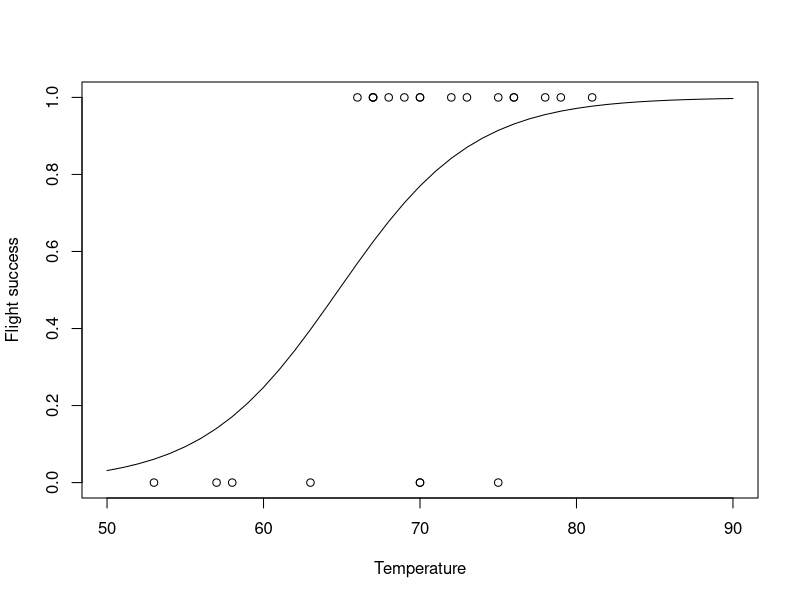
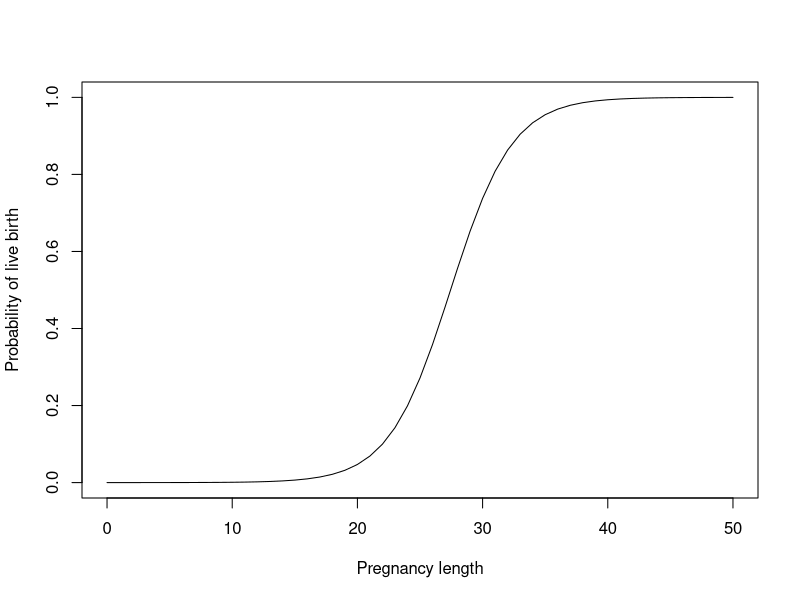
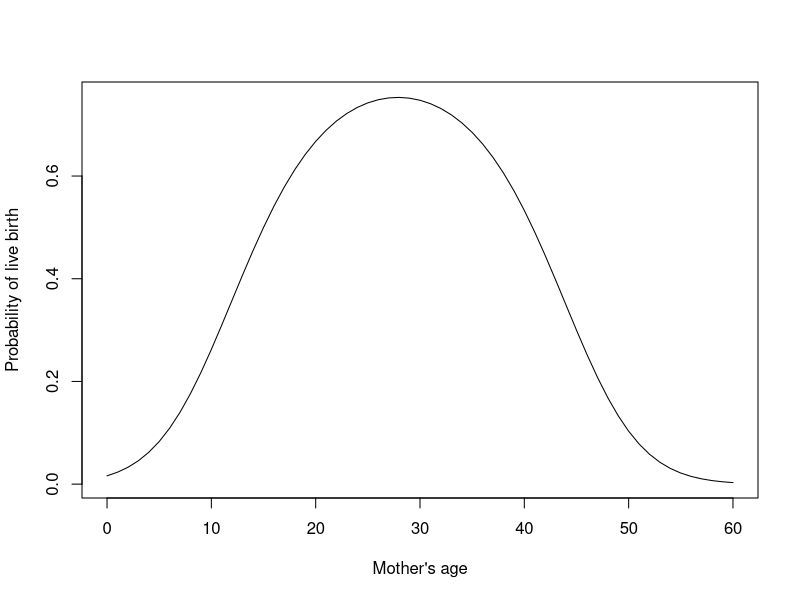
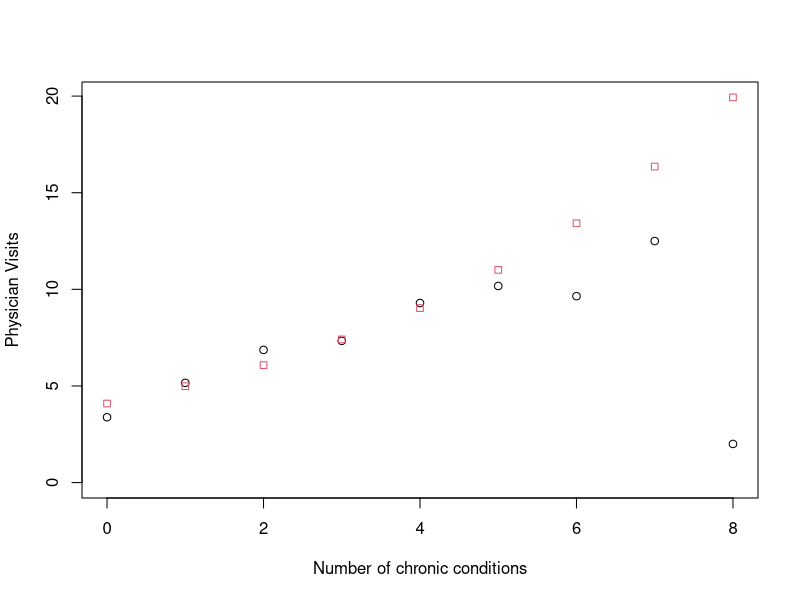

These charts were generated, in order, by the following R code:
## ---- chunk 1
knitr::opts_chunk$set(echo = TRUE)
## ---- chunk 2
temp<-c(53,57,58,63,66,67,67,67,68,69,70,70,70,70,72,73,75,75,76,76,78,79,81)
success<-c(0,0,0,0,1,1,1,1,1,1,1,1,0,0,1,1,1,0,1,1,1,1,1)
## ---- chunk 3
model<-glm(success~temp,family="binomial") # fit a generalised linear model with a binary response variable - i.e. a logistic model
summary(model) # look at a summary of the model output
## ---- chunk 4
pred<-predict(model,newdata=data.frame(temp=c(50:90)),type="response") # predict the probability of success for temperatures in the range 50 to 90 degrees
plot(temp,success,xlim=c(50,90),xlab="Temperature",ylab="Flight success") # plot the original data
lines(c(50:90),pred) # add a line to show the predicted probability of success
## ---- chunk 5
pred<-predict(model,newdata=data.frame(temp=31),type="response")
pred
## ---- chunk 6
data<-read.csv("HeartDisease.csv") # read in the data
model<-glm(chd~.,data=data,family="binomial") # fit a logistic model with chd as the response variable and all other variables as covariates
summary(model)
## ---- chunk 7
bestmodel<-step(model)
summary(bestmodel)
## ---- chunk 8
model<-glm(chd~sbp,data=data,family="binomial")
summary(model)
## ---- chunk 9
data<-read.csv("FamilyGrowth_Clean.csv") # Load the cleaned version of the dataset that we created in week 3.
data$outcome[data$outcome>1]<-0 # Replace any outcome > 1 with a 0.
## ---- chunk 10
model<-glm(outcome~preglength,data=data,family="binomial")
summary(model)
pred<-predict(model,newdata=data.frame(preglength=c(0:50)),type="response")
plot(c(0:50),pred,type="l",xlab="Pregnancy length",ylab="Probability of live birth")
## ---- chunk 11
model<-glm(outcome~agepreg+I(agepreg^2),data=data,family="binomial") # fit a logistic model with agepreg and agepreg^2 as covariates
summary(model)
## ---- chunk 12
pred<-predict(model,newdata=data.frame(agepreg=c(0:60)),type="response")
plot(c(0:60),pred,type="l",xlab="Mother's age",ylab="Probability of live birth")

## ---- chunk 13
data<-read.csv("NMES1988.csv") # Load in the NMES1988 data
## ---- chunk 14
model<-glm(visits~chronic,data=data,family="poisson")
summary(model)
## ---- chunk 15
xx=seq(0,8) # Number of chronic conditions
obs_mean=rep(NA,9)
for(i in 1:length(xx)) obs_mean[i]=mean(data$visits[data$chronic==xx[i]]) # Observed mean number of visits
exp_mean=exp(model$coefficients[1]+model$coefficients[2]*xx) # Expected number of visits from the Poisson model
plot(xx,obs_mean,ylim=c(0,max(obs_mean,exp_mean)),xlab="Number of chronic conditions",ylab="Physician Visits")
points(xx,exp_mean,pch=22,col=2)

chronic_sum=0
for(i in 1:length(xx)) chronic_sum[i]=sum(data$chronic==xx[i])
chronic_sum
## ---- chunk 16
model<-glm(visits~.,data=data,family="poisson")
summary(model)
## ---- chunk 17
bestmodel<-step(model)
summary(bestmodel)
